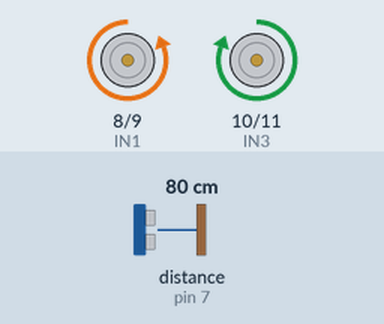
The sketch below on a simulated Arduino Uno, built with avr-gcc and run on an emulated ATmega328P. Parts: motor-driver pin pairs drawn as motors (green arrow = first pin HIGH = forward, orange = second pin HIGH = backward, longer = more drive). Wiring (inferred from the names in the program): ultrasonic range finder: trigger pin 6; echo pin 7. The inputs (shaded band) are chosen by the test bench; at power-on: distance to the obstacle (sensor on pin 7) 80 cm. The echo pulse lasts 58.3 µs per cm.

Above: at 2.8 s.
2.9 s: distance to the obstacle (sensor on pin 7) set to 33 cm
5.6 s: distance to the obstacle (sensor on pin 7) set to 27 cm
At 6.5 s:
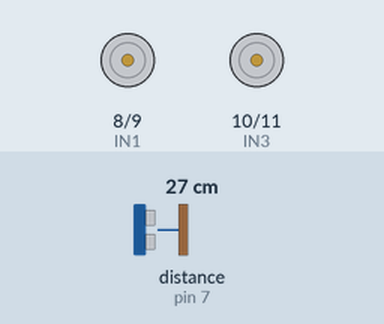
11.5 s: distance to the obstacle (sensor on pin 7) set to 35 cm
At 12.4 s:
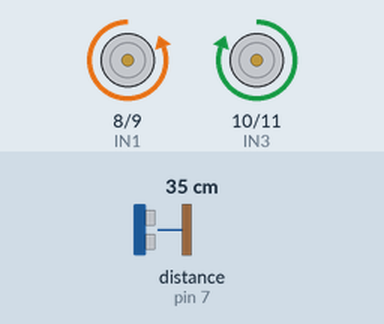
14.2 s: distance to the obstacle (sensor on pin 7) set to 2 cm
At 17.5 s:
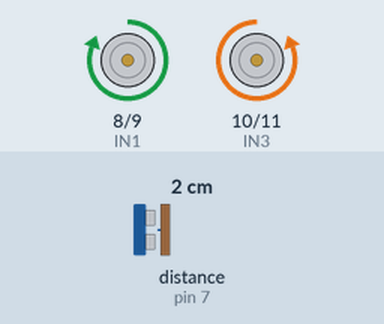
Timing chart, 0 to 21.2 s (numbered marks = the images above; inputs shaded):
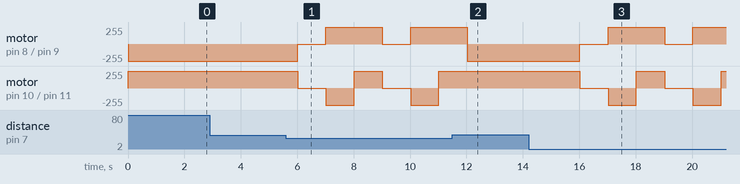

The sketch:

obstacle-detection.ino
```cpp
// Motor Driver pins
const int IN1 = 8;
const int IN2 = 9;
const int IN3 = 10;
const int IN4 = 11;
const int TRIGGER_PIN = 6;
const int ECHO_PIN = 7;

long distance = 0;

void setup() {
  // Set motor control pins as output
  pinMode(IN1, OUTPUT);
  pinMode(IN2, OUTPUT);
  pinMode(IN3, OUTPUT);
  pinMode(IN4, OUTPUT);
}

void loop() {

  distance = getDistance(TRIGGER_PIN, ECHO_PIN);
  if (distance < 30) {
    stopMotors();

    Serial.print("Obstacle Distance: ");
    Serial.print(distance);
    Serial.println(" cm");

    delay(1000);  // Delay a little bit to improve simulation performance

    reverse();
    delay(1000);

    turnLeft();
    delay(1000);
  }
  else {
    forward();
    delay(2000);
  }
}

// Movement functions
void forward() {
  digitalWrite(IN1, LOW);
  digitalWrite(IN2, HIGH);
  digitalWrite(IN3, HIGH);
  digitalWrite(IN4, LOW);
}

void reverse() {
  digitalWrite(IN1, HIGH);
  digitalWrite(IN2, LOW);
  digitalWrite(IN3, LOW);
  digitalWrite(IN4, HIGH);
}

void turnLeft() {
  digitalWrite(IN1, HIGH);
  digitalWrite(IN2, LOW);  // Left motors reverse
  digitalWrite(IN3, HIGH);
  digitalWrite(IN4, LOW);  // Right motors forward
}

void turnRight() {
  digitalWrite(IN1, LOW);
  digitalWrite(IN2, HIGH);  // Left motors forward
  digitalWrite(IN3, LOW);
  digitalWrite(IN4, HIGH);  // Right motors reverse
}

void stopMotors() {
  digitalWrite(IN1, LOW);
  digitalWrite(IN2, LOW);
  digitalWrite(IN3, LOW);
  digitalWrite(IN4, LOW);
}

long getDistance(int triggerPin, int echoPin) {
  pinMode(triggerPin, OUTPUT);  // Clear the trigger
  digitalWrite(triggerPin, LOW);
  delayMicroseconds(2);

  // Sets the trigger pin to HIGH state for 10 microseconds
  digitalWrite(triggerPin, HIGH);
  delayMicroseconds(10);
  digitalWrite(triggerPin, LOW);
  pinMode(echoPin, INPUT);

  // Reads the echo pin, and returns the sound wave travel time in microseconds to calculate distance
  long distance = 0.01723 * pulseIn(echoPin, HIGH);

  return distance;
}
```

Measured:
- the behaviour switches between 30 and 29 cm on distance to the obstacle (sensor on pin 7) (found by bisection; images 0 and 1)
- after the input at 2.9 s, every drawn part: stays the same
- after the input at 5.6 s, motor on pin 8 (IN1) / pin 9 (IN2): alternates forward 255/255 for 2.0 s and stopped for 1.0 s, starting after 0.42 s; motor on pin 10 (IN3) / pin 11 (IN4): forward 255/255 → stopped after 0.42 s, → backward 255/255 1.0 s later, → forward 255/255 1.0 s later, → stopped 1.0 s later, … (6 changes in this stretch)
- after the input at 11.5 s, motor on pin 10 (IN3) / pin 11 (IN4): stays forward 255/255 (without the input it goes to stopped after 0.52 s)
- after the input at 14.2 s, motor on pin 8 (IN1) / pin 9 (IN2): alternates forward 255/255 for 2.0 s and stopped for 1.0 s, starting after 1.8 s; motor on pin 10 (IN3) / pin 11 (IN4): forward 255/255 → stopped after 1.8 s, → backward 255/255 1.0 s later, → forward 255/255 1.0 s later, → stopped 1.0 s later, … (6 changes in this stretch)
